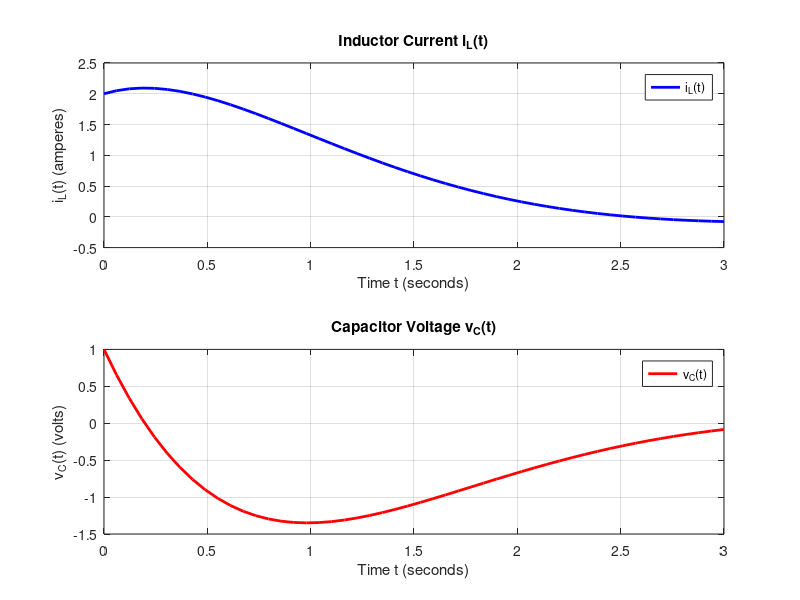

Write the MATLAB code that produced this figure.
% Electrical Circuit Analysis: RLC Circuit Solution
clear; clc; 
close all;
%% Load data
R = 1;      
L = 1;     
C = 0.5;    

A = [0,    1/L; 
    -1/C, -1/(R*C)];

[V, D] = eig(A);
lambda = diag(D);

%% 
fprintf('\n=== PART (b): Specific Solution with Initial Conditions ===\n');
% Initial conditions
iL0 = 2;    
vC0 = 1;    
x0 = [2; 1];
c = V \ x0;
fprintf('Constants: c1 = %.4f, c2 = %.4f\n', c(1), c(2));

%% Numerical Solution 
fprintf('\n=== Numerical Solution and Visualization ===\n');
t = linspace(0, 3, 50);
iL_t = c(1)*V(1,1)*exp(lambda(1)*t) + c(2)*V(1,2)*exp(lambda(2)*t);
vC_t = c(1)*V(2,1)*exp(lambda(1)*t) + c(2)*V(2,2)*exp(lambda(2)*t);

%% Plot results
figure(10);
subplot(2,1,1);
plot(t, iL_t, 'b-', 'LineWidth', 2);
grid on;
title('Inductor Current i_L(t)');
xlabel('Time t (seconds)');
ylabel('i_L(t) (amperes)');
legend('i_L(t)');

subplot(2,1,2);
plot(t, vC_t, 'r-', 'LineWidth', 2);
grid on;
title('Capacitor Voltage v_C(t)');
xlabel('Time t (seconds)');
ylabel('v_C(t) (volts)');
legend('v_C(t)');

